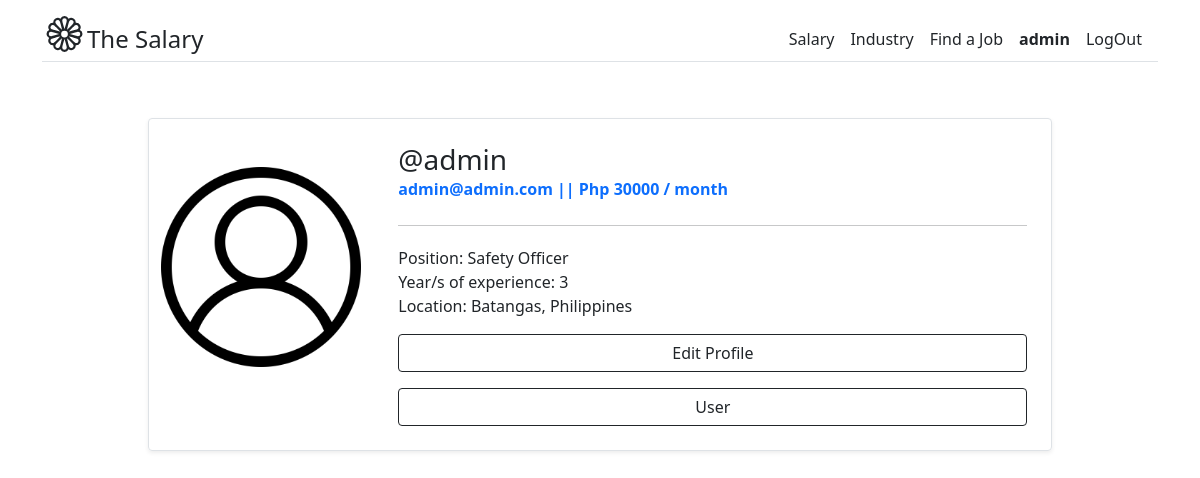
The page /account/detail-profile/ (signed in) on the database as committed earlier.
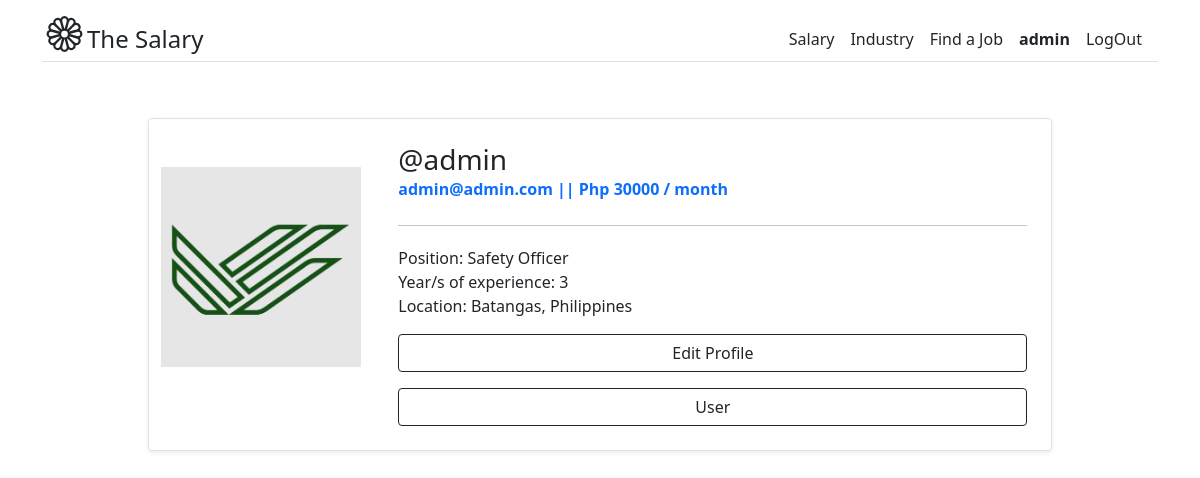
The same page on the database as committed later.
### account/models.py (models this page shows, shortened)
class CustomUser(AbstractBaseUser, PermissionsMixin):
    email           = models.EmailField(_('Email Address'), unique=True)
    username        = models.CharField(max_length=15, unique=True, blank=True, null=True)
    profile_picture = models.ImageField(upload_to='media/images/', default='user.png')
    first_name      = models.CharField(max_length=20)
    last_name       = models.CharField(max_length=20)
    birthday        = models.DateField(null=True, blank=True)
    is_anonymous    = models.BooleanField(default=True)
    is_recruiter    = models.BooleanField(default=False)
    is_common_user  = models.BooleanField(default=True)
    is_active       = models.BooleanField(default=True)
    is_staff        = models.BooleanField(default=False)
    is_superuser    = models.BooleanField(default=False)
    date_created    = models.DateTimeField(auto_now_add=True)
    USERNAME_FIELD  = 'email'
    REQUIRED_FIELDS = ['username', 'first_name', 'last_name']
    objects = CustomUserManager()
    class Meta:
        verbose_name            = 'Account'
        verbose_name_plural     = 'Accounts'

class UserProfile(models.Model):
    DEGREE_PROGRAM = [
        ('ME','Mechanical Engineering'),
        ('CE','Civil Engineering'),
        ('EE','Electrical Engineering'),
        ('ECE','Electronics and Communication Engineering'),
        ('ChE','Chemical Engineering'),
    ]
    GENDER = [
        ('M','Male'),
        ('F','Female'),
        ('U','Undefined')
    ]
    CIVIL_STATUS = [
        ('Single','Single'),
        ('Married','Married'),
        ('Divorced','Divorced'),
    ]
    position                    = models.CharField(max_length=50, null=False, blank=False)
    degree_program              = models.CharField(max_length=5, choices=DEGREE_PROGRAM, null=False, blank=False)
    gender                      = models.CharField(max_length=1, choices=GENDER)
    civil_status                = models.CharField(max_length=10, choices=CIVIL_STATUS)
    yoe                         = models.PositiveSmallIntegerField(null=False, blank=False)
    tool_1                      = models.CharField(max_length=20, null=False, blank=False)
    tool_2                      = models.CharField(max_length=20, null=True, blank=True)
    tool_3                      = models.CharField(max_length=20, null=True, blank=True)
    salary                      = models.PositiveIntegerField(null=False, blank=False)
    location                    = models.CharField(max_length=50, null=False, blank=False)
    industry                    = models.ForeignKey(Industry, on_delete=models.CASCADE)
    user                        = models.OneToOneField(CustomUser, on_delete=models.CASCADE)
    created                     = models.DateTimeField(auto_now_add=True)
    updated                     = models.DateTimeField(auto_now=True)
    class Meta:
        verbose_name            = 'Salary Info'
        verbose_name_plural     = 'Salary Info'

### account/views.py (the view)
# urls.py: path('detail-profile/', UserProfile_Detail.as_view(), name='userprofile_detail'),
class UserProfile_Detail(DetailView):
    template_name = 'profile/detail_profile.html'
    queryset = UserProfile.objects.all()
    def get_object(self):
        id_num = self.request.user.id
        find = {'id':id}
        if find not in UserProfile.objects.values('id'):
            print('not here')
            return reverse_lazy('account:userprofile_create')
        else:
            print('here')
            return self.request.user.userprofile

### templates/profile/detail_profile.html (shortened to what this page needs)
{% extends 'base.html' %}
{% block content %}
<div class="container mx-auto" style="padding-right: 10%; padding-left: 10%; padding-top: 40px;">
    <div class="row g-0 border rounded overflow-hidden flex-md-row mb-4 shadow-sm h-md-250 position-relative">
        <div class="col-3 d-lg-block">
            <img class="image-fluid mx-auto d-block py-5" style="width: 200px; height: auto;" src="{{user.profile_picture.url}}" alt="Image">
        </div>
        <div class="col-9 p-4 d-flex flex-column position-static">
            <h3 class="mb-0">@{{user.username}}</h3>
            <strong class="d-inline-block mb-2 text-primary">{{user.email}} || Php {{user.userprofile.salary}} / month</strong>
            <hr>
            <p class="card-text mb-auto">Position: {{user.userprofile.position}}</p>
            <p class="card-text mb-auto">Year/s of experience: {{user.userprofile.yoe}}</p>
            <p class="card-text mb-auto">Location: {{user.userprofile.location}}</p>
            {% if request.user.userprofile%}
            <a class="btn btn-outline-dark my-3" href="{% url 'account:userprofile_update' %}">Edit Profile</a>
            {% else %}
            <a class="btn btn-outline-dark my-3" href="{% url 'account:userprofile_create' %}">Create Profile</a>
            {% endif %}
            <a class="btn btn-outline-dark" href="{% url 'account:update_custom_user' %}">User</a>
        </div>
    </div>
</div>
{% endblock %}

### templates/base.html (shortened to what this page needs)
<!DOCTYPE html>
<html lang="en">
<head>
    <link href="https://cdn.jsdelivr.net/npm/bootstrap@5.0.2/dist/css/bootstrap.min.css" rel="stylesheet">
</head>
<body>
    <div class="container py-3">
        <header>
            <div class="d-flex flex-column flex-md-row align-items-center  border-bottom">
                {% if user.is_authenticated %}
                <a href="{% url 'salary:home_page' %}" class="d-flex align-items-center text-dark text-decoration-none">
                {% else %}
                <a href="{% url 'salary:home_page' %}" class="d-flex align-items-center text-dark text-decoration-none"></a>
                {% endif %}
                    {% if user.is_authenticated %}
                    <a class="fs-4 text-dark text-decoration-none" href="{% url 'salary:home_page' %}">The Salary</a>
                    {% else %}
                    <a class="fs-4 text-dark text-decoration-none" href="{% url 'salary:home_page' %}">The Salary</a>
                    {% endif %}
                </a>
                <nav class="d-inline-flex mt-2 mt-md-0 ms-md-auto">
                    <a class="me-3 py-2 text-dark text-decoration-none" href="{% url 'salary:salary_page' %}">Salary</a>
                    <a class="me-3 py-2 text-dark text-decoration-none" href="{% url 'salary:industry_page' %}">Industry</a>
                    <a class="me-3 py-2 text-dark text-decoration-none" href="{% url 'salary:job_board_page' %}">Find a Job</a>
                    {% if user.is_authenticated %}
                        <a class="me-3 py-2 text-dark text-decoration-none" href="{% url 'account:userprofile_detail' %}"><strong>{{user.username}}</strong></a>
                        <a class="me-3 py-2 text-dark text-decoration-none" href="{% url 'logout_view' %}">LogOut</a>
                    {% else %}
                        <a class="me-3 py-2 text-dark text-decoration-none" href="{% url 'account:user_login' %}">LogIn</a>
                        <a class="me-3 py-2 text-dark text-decoration-none" href="{% url 'account:signup_view' %}">SignUp</a>
                    {% endif %}
                </nav>
            </div>
        </header>
    </div>
    <div class="container-fluid">
        {% block content %}
        {% endblock %}
    </div>
</body>
</html>

Rows that differ between the two databases and show on the page:
changed CustomUser "admin": profile_picture: picture added in place of a placeholder
